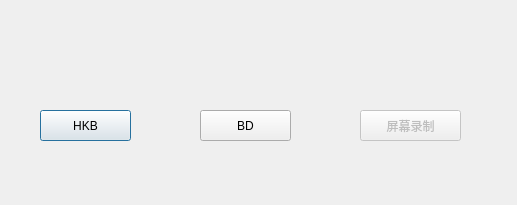
<?xml version="1.0" encoding="UTF-8"?>
<ui version="4.0">
 <class>ShiftMessageBox</class>
 <widget class="QDialog" name="ShiftMessageBox">
  <property name="geometry">
   <rect>
    <x>0</x>
    <y>0</y>
    <width>517</width>
    <height>205</height>
   </rect>
  </property>
  <property name="windowTitle">
   <string>Dialog</string>
  </property>
  <property name="windowIcon">
   <iconset resource="pic.qrc">
    <normaloff>:/picture/picture/002.png</normaloff>:/picture/picture/002.png</iconset>
  </property>
  <widget class="QPushButton" name="pBt_HKB">
   <property name="geometry">
    <rect>
     <x>40</x>
     <y>110</y>
     <width>91</width>
     <height>31</height>
    </rect>
   </property>
   <property name="text">
    <string>HKB</string>
   </property>
  </widget>
  <widget class="QPushButton" name="pBt_BD">
   <property name="geometry">
    <rect>
     <x>200</x>
     <y>110</y>
     <width>91</width>
     <height>31</height>
    </rect>
   </property>
   <property name="text">
    <string>BD</string>
   </property>
  </widget>
  <widget class="QPushButton" name="pBt_ScreenRecord">
   <property name="enabled">
    <bool>false</bool>
   </property>
   <property name="geometry">
    <rect>
     <x>360</x>
     <y>110</y>
     <width>101</width>
     <height>31</height>
    </rect>
   </property>
   <property name="text">
    <string>屏幕录制</string>
   </property>
  </widget>
 </widget>
 <resources>
  <include location="pic.qrc"/>
 </resources>
 <connections/>
</ui>
